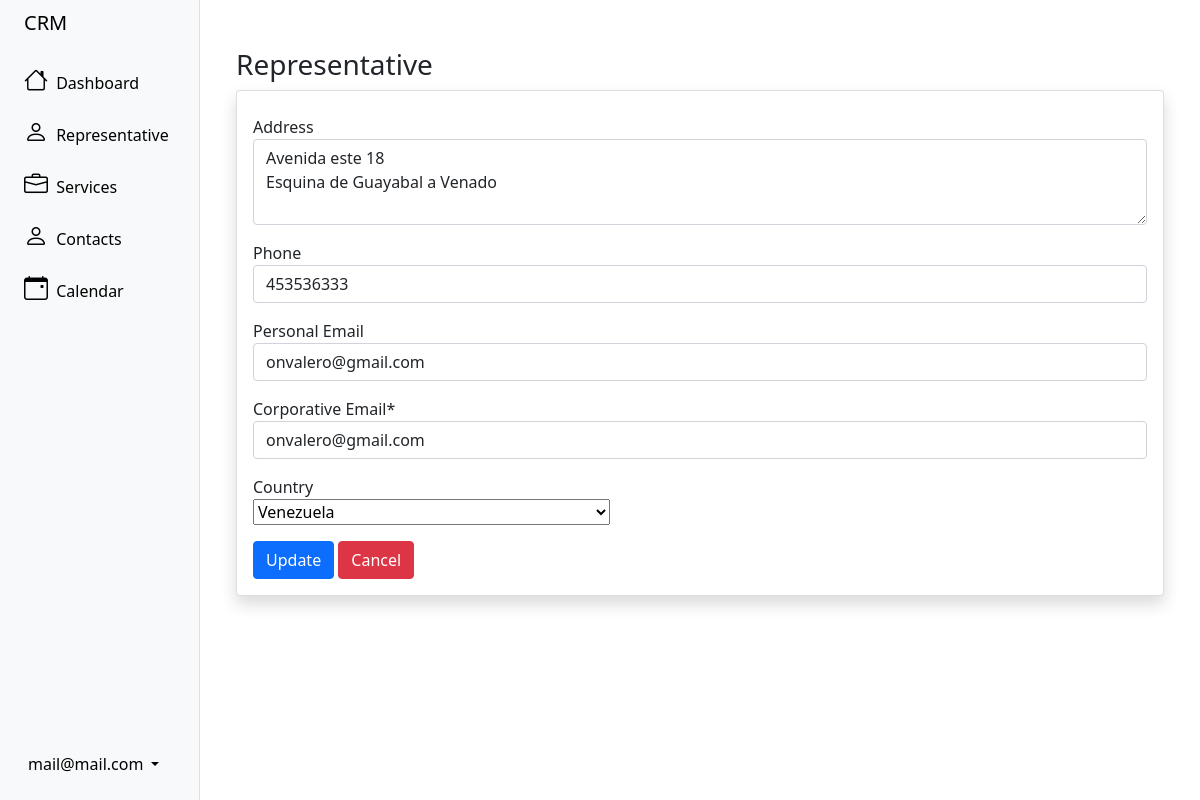
Page /user/updateRepresentative/2 (signed in) on the committed database.
### user/models.py (models this page shows, shortened)
class crmUser(AbstractBaseUser):
	status = models.BooleanField('Status', default=True)
	admin_user = models.BooleanField('Admin', default=False)
	name = models.CharField('Name', max_length=100)
	last_name = models.CharField('Last name', max_length=100)
	user_email = models.EmailField('User email', unique=True, max_length=255)
	personal_email = models.EmailField('Personal email', unique=True, max_length=255, blank=True, null=True)
	dni = models.IntegerField('DNI', unique=True, blank=True, null=True)
	address = models.TextField('Address', blank=True, null=True)
	phone_number = models.IntegerField('Phone number', blank=True, null=True)
	country = CountryField('Country', blank=True, null=True)
	objects = crmUserManager()
	USERNAME_FIELD = 'user_email'
	REQUIRED_FIELDS = ['name', 'last_name']
	@property
	def is_staff(self):
		return self.admin_user

### user/views.py (the view, shortened to what this page needs)
# urls.py: path('updateRepresentative/<id>', updateRepresentative, name='updateRepresentative'),
@login_required
def updateRepresentative(request, id):
	if request.user.is_staff:
		try:
			row = crmUser.objects.get(id= id)
		except crmUser.DoesNotExist:
			return redirect('representatives')
		form = FormRepresentativeUpdate(instance= row)
		return render(request, 'representatives/create_representative.html', {'form': form})
	else:
		messages.error(request, 'You do not have permission to enter')
		return redirect('dashboard')

### user/forms.py
class FormRepresentativeUpdate(forms.ModelForm):
    class Meta:
        model = crmUser;
        fields = ('address', 'phone_number', 'personal_email', 'user_email', 'country')
    def __init__(self, *args, **kwargs):
        super(FormRepresentativeUpdate, self).__init__(*args, **kwargs)
        self.fields['phone_number'].label = "Phone"
        self.fields['personal_email'].label = "Personal Email"
        self.fields['user_email'].label = "Corporative Email"
    helper = FormHelper()
    helper.layout = Layout(
        Field('address', rows="3", css_class='input-xlarge mb-3'),
        Field('phone_number', css_class='input-xlarge mb-3'),
        Field('personal_email', css_class='input-xlarge mb-3'),
        Field('user_email', css_class='input-xlarge mb-3'),
        Field('country', css_class='input-xlarge mb-3'),
    FormActions(
            Submit('register', 'Update', css_class="btn-primary"),
            HTML('<a class="btn btn-danger" onclick="cancel()">Cancel</a>'),
        )
    )

### templates/representatives/create_representative.html (shortened to what this page needs)
{% extends 'sidebar.html' %}
{% load crispy_forms_tags %}
{% block content %}
<div class="container-fluid mt-5 pb-5">
    <h1 class="h3 mb-2 text-gray-800">Representative</h1>
    <div class="card shadow mb-4">
        <div class="card-body">
            <form action="" method="post" class="mt-2" autocomplete="off">
                {% crispy form %}
            </form>
        </div>
    </div>
</div>
{% endblock content %}

### templates/sidebar.html (shortened to what this page needs)
<!DOCTYPE html>
<html lang="en">
<head>
    <link href="https://cdn.jsdelivr.net/npm/bootstrap@5.1.3/dist/css/bootstrap.min.css" rel="stylesheet">
    <link rel="stylesheet" href="https://cdn.jsdelivr.net/npm/bootstrap-icons@1.6.1/font/bootstrap-icons.css">
</head>
<body>
    <div class="container-fluid overflow-hidden">
        <div class="row flex-nowrap vh-100 overflow-auto">
            <div class="col-auto col-md-3 col-xl-2 px-sm-2 px-0 bg-light border-end sticky-top">
                <div class="d-flex flex-column align-items-center align-items-sm-start px-3 pt-2 text-black min-vh-100 ">
                    <a href="{% url 'dashboard' %}" class="d-flex align-items-center pb-3 mb-md-0 me-md-auto text-black text-decoration-none">
                        <span class="fs-5 d-none d-sm-inline">CRM</span>
                    </a>
                    <ul class="nav nav-pills flex-column mb-sm-auto mb-0 align-items-center align-items-sm-start" id="menu">
                        <li class="nav-item">
                            <a href="{% url 'dashboard' %}" class="nav-link align-middle text-black px-0">
                                <i class="fs-4 bi-house"></i> <span class="ms-1 d-none d-sm-inline">Dashboard</span>
                            </a>
                        </li>
                        {% if request.user.is_staff %}
                        <li>
                            <a href="#submenu1" data-bs-toggle="collapse" class="text-black nav-link px-0 align-middle ">
                                <i class="fs-4 bi-person"></i> <span class="ms-1 d-none d-sm-inline">Representative</span></a>
                        </li>
                        {% endif %}
                        <li>
                            <a href="#submenu2" data-bs-toggle="collapse" class="text-black nav-link px-0 align-middle ">
                                <i class="fs-4 bi-briefcase"></i> <span class="ms-1 d-none d-sm-inline">Services</span></a>
                        </li>
                        <li>
                            <a href="#submenu4" data-bs-toggle="collapse" class="text-black nav-link px-0 align-middle ">
                                <i class="fs-4 bi-person"></i> <span class="ms-1 d-none d-sm-inline">Contacts</span></a>
                        </li>
                        <li>
                            <a href="#submenu5" data-bs-toggle="collapse" class="text-black nav-link px-0 align-middle ">
                                <i class="fs-4 bi-calendar-event"></i> <span class="ms-1 d-none d-sm-inline">Calendar</span></a>
                        </li>
                    </ul>
                    <div class="dropdown pb-4">
                        <a href="#" class="d-flex align-items-center text-black text-decoration-none dropdown-toggle" id="dropdownUser1" data-bs-toggle="dropdown" aria-expanded="false">
                            <span class="d-none d-sm-inline mx-1">{{user.user_email}}</span>
                        </a>
                    </div>
                </div>
            </div>
            <div class="col">
                {% block content %} {% endblock content %}
            </div>
        </div>
    </div>
</body>
</html>

### rows in the picture
crmUser: user_email "mail@mail.com"
crmUser: address "Avenida este 18 Esquina de Guayabal a Venado", phone_number "453536333", personal_email "onvalero@gmail.com", user_email "onvalero@gmail.com", country "Venezuela"
